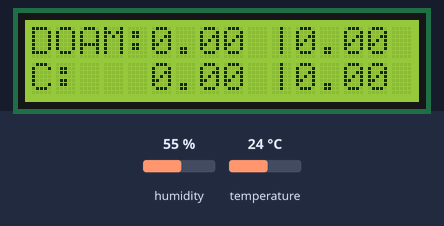
Recording of a sketch running on a simulated Arduino Uno, built with avr-gcc and run on an emulated ATmega328P. Shown: 16×2 character LCD. The test bench sets the inputs (shaded band); at power-on: humidity 55 %, temperature 24 °C. What the sketch prints to the serial monitor is not drawn.

Above: at 1.2 s.
1.3 s: humidity set to 22 %
At 3.8 s:
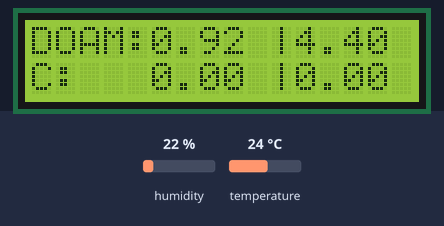
4.7 s: temperature set to 12 °C
At 7.2 s:
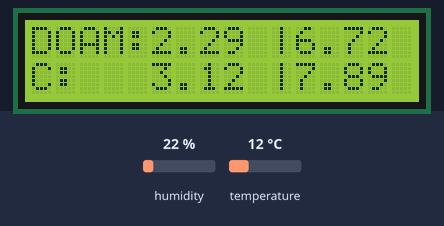
8.9 s: humidity set to 40 %
At 11.0 s:
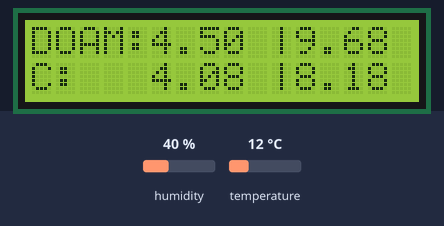
13.0 s: temperature set to 19 °C
At 15.5 s:
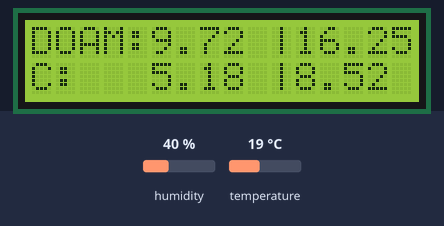
Timing chart, 0 to 17.0 s (numbered marks = the images above; inputs shaded):
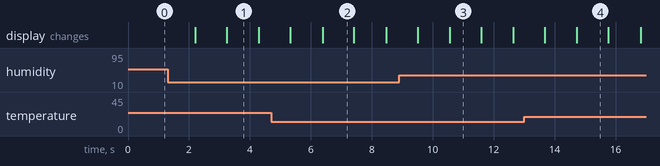

The sketch:

do_luong.ino
```cpp
#include <Wire.h>
#include <LiquidCrystal_I2C.h>
LiquidCrystal_I2C lcd(0x27,16,2);
#include <DHT.h>
#include <math.h>

const int DHTPIN = 5;  // Chân Out của cảm biến nối chân số 5 Arduino
const int DHTTYPE = DHT11;   // Khai báo kiểu cảm biến là DHT11

DHT dht(DHTPIN, DHTTYPE); // Khai báo thư viện chân cảm biến và kiểu cảm biến

const int a = 50;  // Số lượng giá trị đo

float doC_Readings[a];  // Mảng lưu trữ giá trị nhiệt độ
float doam_Readings[a];     // Mảng lưu trữ giá trị độ ẩm
int currentIndex = 0;  // Chỉ số hiện tại trong mảng

void setup() {
  Serial.begin(9600);
  dht.begin(); // Khởi động cảm biến
  lcd.init();  // Khởi động LCD
  lcd.backlight(); // Mở đèn
  lcd.setCursor(0,0);
  lcd.print("DOAM:");
  lcd.setCursor(0,1);
  lcd.print("C:");
}

void loop() {
  // Đọc giá trị nhiệt độ và độ ẩm từ cảm biến
  float doC = dht.readTemperature();
  float doam = dht.readHumidity();
  // Kiểm tra xem giá trị có hợp lệ hay không
  if (isnan(doC) || isnan(doam)) {
    Serial.println("Không có giá trị trả về từ cảm biến DHT");
    return;
  }
  // Lưu giá trị vào mảng
  doC_Readings[currentIndex] = doC;
  doam_Readings[currentIndex] = doam;
  currentIndex = (currentIndex + 1) % a;  // Di chuyển chỉ số vòng tròn trong mảng

  // Tính giá trị trung bình
  float doC_avg = 0;
  float doam_avg = 0;
  for (int i = 0; i < a; i++) {
    doC_avg += doC_Readings[i];
    doam_avg += doam_Readings[i];
  }
  doC_avg /= a;
  doam_avg /= a;

  // Tính độ lệch chuẩn
  float doC_std_dev  = 0;
  float doam_std_dev = 0;
  for (int i = 0; i < a; i++) {
    doC_std_dev  += pow(doC_Readings[i] -  doC_avg , 2);
    doam_std_dev += pow(doam_Readings[i] - doam_avg, 2);
  }
  doC_std_dev /= a;
  doC_std_dev = sqrt(doC_std_dev);
  doam_std_dev /= a;
  doam_std_dev = sqrt(doam_std_dev);

  // tinh khoang tin cay
  float doC_lower_bound = doC_avg - (3 * doC_std_dev);
  float doC_upper_bound = doC_avg + (3 * doC_std_dev);
  float doam_lower_bound = doam_avg - (3 * doam_std_dev);
  float doam_upper_bound = doam_avg + (3 * doam_std_dev);

  // loai bo sai so tho nhiet do
  int valid_count = 0;
  float doC_sum = 0;
  for(int i = 0; i < a; i++) {
    if (doC_Readings[i] >= doC_lower_bound && doC_Readings[i] <= doC_upper_bound)
    {
      valid_count++;
      doC_sum += doC_Readings[i];
    }
  }
  float doC_avg_adjusted = doC_sum / valid_count;
  float doC_std_dev_adjust = 0;
  for (int i = 0; i < a; i++)
  {
    if (doC_Readings[i] >= doC_lower_bound && doC_Readings[i] <= doC_upper_bound)
    {
      float deviation1 = doC_Readings[i] - doC_avg_adjusted;
       doC_std_dev_adjust += deviation1 * deviation1;
    }
  }
  doC_std_dev_adjust /= valid_count;
  doC_std_dev_adjust = sqrt(doC_std_dev_adjust);

  // loai bo sai so tho do am
  int valid1_count = 0;
  float doam_sum = 0;
  for(int i = 0; i < a; i++) {
    if (doam_Readings[i] >= doam_lower_bound && doam_Readings[i] <= doam_upper_bound)
    {
      valid1_count++;
      doam_sum  += doam_Readings[i];
    }
  }
  float doam_avg_adjusted = doam_sum / valid1_count;
  float doam_std_dev_adjust = 0;
  for (int i = 0; i < a; i++)
  {
    if (doam_Readings[i] >= doam_lower_bound && doam_Readings[i] <= doam_upper_bound)
    {
      float deviation2 = doam_Readings[i] - doam_avg_adjusted;
       doam_std_dev_adjust += deviation2 * deviation2;
    }
  }
  doam_std_dev_adjust /= valid1_count;
  doam_std_dev_adjust = sqrt(doam_std_dev_adjust);

  // In ra màn hình LCD
  Serial.print("Độ ẩm: ");
  Serial.print(doam_avg_adjusted);
  Serial.print("% |  ");
  Serial.print(doam_std_dev_adjust);
  lcd.setCursor(5, 0);
  lcd.print(doam_avg_adjusted);
  lcd.setCursor(10, 0);
  lcd.print("|");
  lcd.print(doam_std_dev_adjust);

  Serial.print("Nhiệt độ: ");
  Serial.print(doC_avg_adjusted);
  Serial.print(" | ");
  Serial.print(doC_std_dev_adjust);
  Serial.print("\n");
  lcd.setCursor(5, 1);
  lcd.print(doC_avg_adjusted);
  lcd.setCursor(10, 1);
  lcd.print("|");
  lcd.print(doC_std_dev_adjust);

  delay(1000);
}
```

Measured:
- after the input at 1.3 s, the display: first changes after 0.91 s (image 1 shows a later state)
- what the display in image 1 shows lasts 1.1 s, from 3.2 s to 4.3 s
- what the display in image 2 shows lasts 1.0 s, from 6.4 s to 7.4 s
